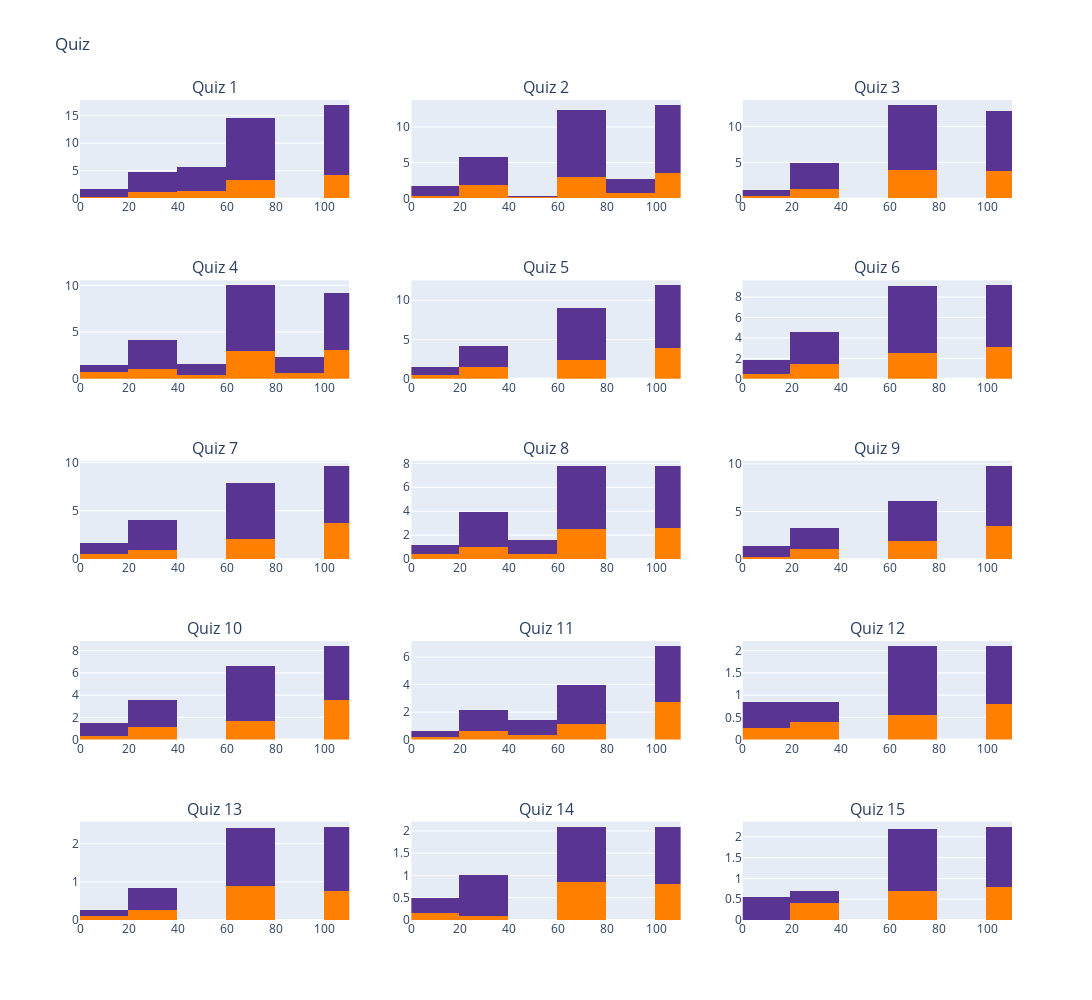

Here is the notebook cell this chart was saved with:
### Markdown cell above
### Visualizando Histogramas

### Code cell
plot_quiz_hist(quiz_data=enfermagem, n_rows=5, n_cols=3)

### Figure 1 — Plotly figure (JSON) as saved in the notebook; plotly's stock layout.template omitted (floating-point values rounded to 4 significant figures; data arrays with more than 128 entries replaced by an {"elided": "..."} marker saying what was removed)
{"data": [{"histnorm": "density", "marker": {"color": "#FF7F00"}, "name": "Quiz 1", "nbinsx": 10, "type": "histogram", "x": {"elided": "208 int values"}, "xaxis": "x", "yaxis": "y"}, {"histnorm": "density", "marker": {"color": "#593493"}, "name": "Quiz 1 D", "nbinsx": 10, "type": "histogram", "x": {"elided": "661 int values"}, "xaxis": "x", "yaxis": "y"}, {"histnorm": "density", "marker": {"color": "#FF7F00"}, "name": "Quiz 2", "nbinsx": 10, "type": "histogram", "x": {"elided": "194 int values"}, "xaxis": "x2", "yaxis": "y2"}, {"histnorm": "density", "marker": {"color": "#593493"}, "name": "Quiz 2 D", "nbinsx": 10, "type": "histogram", "x": {"elided": "530 int values"}, "xaxis": "x2", "yaxis": "y2"}, {"histnorm": "density", "marker": {"color": "#FF7F00"}, "name": "Quiz 3", "nbinsx": 10, "type": "histogram", "x": {"elided": "185 int values"}, "xaxis": "x3", "yaxis": "y3"}, {"histnorm": "density", "marker": {"color": "#593493"}, "name": "Quiz 3 D", "nbinsx": 10, "type": "histogram", "x": {"elided": "439 int values"}, "xaxis": "x3", "yaxis": "y3"}, {"histnorm": "density", "marker": {"color": "#FF7F00"}, "name": "Quiz 4", "nbinsx": 10, "type": "histogram", "x": {"elided": "177 int values"}, "xaxis": "x4", "yaxis": "y4"}, {"histnorm": "density", "marker": {"color": "#593493"}, "name": "Quiz 4 D", "nbinsx": 10, "type": "histogram", "x": {"elided": "399 int values"}, "xaxis": "x4", "yaxis": "y4"}, {"histnorm": "density", "marker": {"color": "#FF7F00"}, "name": "Quiz 5", "nbinsx": 10, "type": "histogram", "x": {"elided": "165 int values"}, "xaxis": "x5", "yaxis": "y5"}, {"histnorm": "density", "marker": {"color": "#593493"}, "name": "Quiz 5 D", "nbinsx": 10, "type": "histogram", "x": {"elided": "367 int values"}, "xaxis": "x5", "yaxis": "y5"}, {"histnorm": "density", "marker": {"color": "#FF7F00"}, "name": "Quiz 6", "nbinsx": 10, "type": "histogram", "x": {"elided": "152 int values"}, "xaxis": "x6", "yaxis": "y6"}, {"histnorm": "density", "marker": {"color": "#593493"}, "name": "Quiz 6 D", "nbinsx": 10, "type": "histogram", "x": {"elided": "339 int values"}, "xaxis": "x6", "yaxis": "y6"}, {"histnorm": "density", "marker": {"color": "#FF7F00"}, "name": "Quiz 7", "nbinsx": 10, "type": "histogram", "x": {"elided": "146 int values"}, "xaxis": "x7", "yaxis": "y7"}, {"histnorm": "density", "marker": {"color": "#593493"}, "name": "Quiz 7 D", "nbinsx": 10, "type": "histogram", "x": {"elided": "319 int values"}, "xaxis": "x7", "yaxis": "y7"}, {"histnorm": "density", "marker": {"color": "#FF7F00"}, "name": "Quiz 8", "nbinsx": 10, "type": "histogram", "x": {"elided": "141 int values"}, "xaxis": "x8", "yaxis": "y8"}, {"histnorm": "density", "marker": {"color": "#593493"}, "name": "Quiz 8 D", "nbinsx": 10, "type": "histogram", "x": {"elided": "305 int values"}, "xaxis": "x8", "yaxis": "y8"}, {"histnorm": "density", "marker": {"color": "#FF7F00"}, "name": "Quiz 9", "nbinsx": 10, "type": "histogram", "x": {"elided": "134 int values"}, "xaxis": "x9", "yaxis": "y9"}, {"histnorm": "density", "marker": {"color": "#593493"}, "name": "Quiz 9 D", "nbinsx": 10, "type": "histogram", "x": {"elided": "279 int values"}, "xaxis": "x9", "yaxis": "y9"}, {"histnorm": "density", "marker": {"color": "#FF7F00"}, "name": "Quiz 10", "nbinsx": 10, "type": "histogram", "x": {"elided": "133 int values"}, "xaxis": "x10", "yaxis": "y10"}, {"histnorm": "density", "marker": {"color": "#593493"}, "name": "Quiz 10 D", "nbinsx": 10, "type": "histogram", "x": {"elided": "267 int values"}, "xaxis": "x10", "yaxis": "y10"}, {"histnorm": "density", "marker": {"color": "#FF7F00"}, "name": "Quiz 11", "nbinsx": 10, "type": "histogram", "x": [100, 33, 100, 100, 100, 100, 100, 100, 100, 100, 0, 100, 100, 50, 100, 100, 66, 100, 100, 100, 100, 100, 100, 100, 66, 75, 100, 50, 66, 100, 50, 33, 100, 100, 33, 50, 100, 66, 100, 100, 100, 100, 33, 100, 100, 100, 75, 100, 100, 100, 66, 100, 100, 100, 100, 75, 100, 50, 66, 100, 100, 100, 75, 100, 75, 66, 100, 100, 75, 100, 75, 0, 25, 66, 25, 100, 66, 33, 50, 66, 33, 25, 0, 33, 25, 0, 75, 100, 33, 66, 33, 100, 75, 100, 66, 100, 100, 100, 75, 100], "xaxis": "x11", "yaxis": "y11"}, {"histnorm": "density", "marker": {"color": "#593493"}, "name": "Quiz 11 D", "nbinsx": 10, "type": "histogram", "x": {"elided": "199 int values"}, "xaxis": "x11", "yaxis": "y11"}, {"histnorm": "density", "marker": {"color": "#FF7F00"}, "name": "Quiz 12", "nbinsx": 10, "type": "histogram", "x": [100, 100, 100, 100, 100, 100, 0, 100, 100, 100, 100, 66, 100, 66, 33, 33, 66, 66, 66, 33, 66, 0, 33, 0, 66, 100, 66, 0, 66, 33, 66, 66, 100, 33, 100, 33, 100, 100, 0, 33], "xaxis": "x12", "yaxis": "y12"}, {"histnorm": "density", "marker": {"color": "#593493"}, "name": "Quiz 12 D", "nbinsx": 10, "type": "histogram", "x": [100, 100, 0, 33, 100, 100, 33, 66, 66, 100, 0, 100, 66, 100, 66, 33, 66, 33, 66, 0, 100, 66, 66, 100, 0, 100, 66, 66, 33, 66, 100, 0, 100, 66, 100, 66, 33, 66, 66, 100, 66, 33, 66, 66, 66, 66, 100, 66, 66, 66, 66, 66, 0, 100, 100, 0, 100, 66, 66, 66, 100, 66, 100, 100, 100, 100, 33, 0, 66, 100, 100, 0, 0, 0, 0, 100, 66, 33], "xaxis": "x12", "yaxis": "y12"}, {"histnorm": "density", "marker": {"color": "#FF7F00"}, "name": "Quiz 13", "nbinsx": 10, "type": "histogram", "x": [66, 33, 100, 100, 66, 100, 0, 100, 100, 66, 100, 100, 66, 100, 66, 100, 0, 66, 100, 66, 66, 33, 66, 66, 66, 100, 33, 66, 66, 100, 100, 66, 66, 33, 66, 100, 33, 66, 66, 100], "xaxis": "x13", "yaxis": "y13"}, {"histnorm": "density", "marker": {"color": "#593493"}, "name": "Quiz 13 D", "nbinsx": 10, "type": "histogram", "x": [66, 66, 66, 66, 100, 100, 66, 100, 66, 66, 100, 0, 0, 66, 100, 66, 100, 33, 66, 66, 100, 33, 100, 66, 66, 66, 100, 100, 33, 100, 100, 66, 66, 33, 100, 66, 100, 66, 66, 66, 100, 100, 66, 100, 100, 33, 100, 100, 33, 66, 66, 66, 33, 100, 100, 33, 100, 66, 100, 100, 100, 0, 33, 100, 33, 66, 66, 33, 100, 100, 66, 100, 66, 33, 100, 100, 100, 66, 100], "xaxis": "x13", "yaxis": "y13"}, {"histnorm": "density", "marker": {"color": "#FF7F00"}, "name": "Quiz 14", "nbinsx": 10, "type": "histogram", "x": [0, 66, 66, 66, 66, 66, 66, 66, 100, 100, 33, 66, 66, 100, 100, 100, 66, 33, 66, 66, 100, 0, 100, 100, 100, 66, 66, 100, 66, 100, 100, 0, 100, 66, 100, 100, 100, 66], "xaxis": "x14", "yaxis": "y14"}, {"histnorm": "density", "marker": {"color": "#593493"}, "name": "Quiz 14 D", "nbinsx": 10, "type": "histogram", "x": [100, 66, 66, 100, 100, 66, 33, 66, 100, 66, 66, 100, 100, 33, 66, 100, 66, 100, 100, 66, 33, 100, 0, 0, 66, 100, 100, 33, 0, 100, 66, 100, 66, 33, 33, 100, 66, 100, 33, 100, 100, 33, 100, 66, 33, 66, 33, 33, 66, 100, 33, 33, 66, 66, 66, 66, 0, 100, 0, 0, 100, 66, 66, 0, 33, 66, 33, 33, 100, 66, 100, 100, 33, 33, 100, 66], "xaxis": "x14", "yaxis": "y14"}, {"histnorm": "density", "marker": {"color": "#FF7F00"}, "name": "Quiz 15", "nbinsx": 10, "type": "histogram", "x": [100, 33, 66, 100, 33, 100, 100, 100, 100, 66, 66, 100, 100, 66, 66, 66, 100, 100, 100, 33, 66, 66, 100, 66, 66, 100, 100, 66, 33, 33, 33, 100, 66, 66, 66, 33, 100, 33], "xaxis": "x15", "yaxis": "y15"}, {"histnorm": "density", "marker": {"color": "#593493"}, "name": "Quiz 15 D", "nbinsx": 10, "type": "histogram", "x": [100, 66, 100, 66, 66, 33, 66, 66, 100, 100, 66, 100, 100, 66, 100, 100, 33, 100, 0, 66, 100, 100, 100, 66, 66, 100, 66, 66, 66, 100, 100, 100, 66, 100, 100, 100, 100, 100, 100, 66, 0, 66, 0, 66, 100, 66, 0, 0, 66, 66, 100, 100, 66, 100, 66, 33, 0, 100, 66, 100, 33, 0, 66, 0, 66, 66, 66, 66, 33, 66, 66, 0, 0, 100, 0, 33], "xaxis": "x15", "yaxis": "y15"}], "layout": {"annotations": [{"font": {"size": 16}, "showarrow": false, "text": "Quiz 1", "x": 0.1444, "xanchor": "center", "xref": "paper", "y": 1, "yanchor": "bottom", "yref": "paper"}, {"font": {"size": 16}, "showarrow": false, "text": "Quiz 2", "x": 0.5, "xanchor": "center", "xref": "paper", "y": 1, "yanchor": "bottom", "yref": "paper"}, {"font": {"size": 16}, "showarrow": false, "text": "Quiz 3", "x": 0.8556, "xanchor": "center", "xref": "paper", "y": 1, "yanchor": "bottom", "yref": "paper"}, {"font": {"size": 16}, "showarrow": false, "text": "Quiz 4", "x": 0.1444, "xanchor": "center", "xref": "paper", "y": 0.78, "yanchor": "bottom", "yref": "paper"}, {"font": {"size": 16}, "showarrow": false, "text": "Quiz 5", "x": 0.5, "xanchor": "center", "xref": "paper", "y": 0.78, "yanchor": "bottom", "yref": "paper"}, {"font": {"size": 16}, "showarrow": false, "text": "Quiz 6", "x": 0.8556, "xanchor": "center", "xref": "paper", "y": 0.78, "yanchor": "bottom", "yref": "paper"}, {"font": {"size": 16}, "showarrow": false, "text": "Quiz 7", "x": 0.1444, "xanchor": "center", "xref": "paper", "y": 0.56, "yanchor": "bottom", "yref": "paper"}, {"font": {"size": 16}, "showarrow": false, "text": "Quiz 8", "x": 0.5, "xanchor": "center", "xref": "paper", "y": 0.56, "yanchor": "bottom", "yref": "paper"}, {"font": {"size": 16}, "showarrow": false, "text": "Quiz 9", "x": 0.8556, "xanchor": "center", "xref": "paper", "y": 0.56, "yanchor": "bottom", "yref": "paper"}, {"font": {"size": 16}, "showarrow": false, "text": "Quiz 10", "x": 0.1444, "xanchor": "center", "xref": "paper", "y": 0.34, "yanchor": "bottom", "yref": "paper"}, {"font": {"size": 16}, "showarrow": false, "text": "Quiz 11", "x": 0.5, "xanchor": "center", "xref": "paper", "y": 0.34, "yanchor": "bottom", "yref": "paper"}, {"font": {"size": 16}, "showarrow": false, "text": "Quiz 12", "x": 0.8556, "xanchor": "center", "xref": "paper", "y": 0.34, "yanchor": "bottom", "yref": "paper"}, {"font": {"size": 16}, "showarrow": false, "text": "Quiz 13", "x": 0.1444, "xanchor": "center", "xref": "paper", "y": 0.12, "yanchor": "bottom", "yref": "paper"}, {"font": {"size": 16}, "showarrow": false, "text": "Quiz 14", "x": 0.5, "xanchor": "center", "xref": "paper", "y": 0.12, "yanchor": "bottom", "yref": "paper"}, {"font": {"size": 16}, "showarrow": false, "text": "Quiz 15", "x": 0.8556, "xanchor": "center", "xref": "paper", "y": 0.12, "yanchor": "bottom", "yref": "paper"}], "barmode": "stack", "height": 1000, "showlegend": false, "title": {"text": "Quiz"}, "width": 1250, "xaxis": {"anchor": "y", "domain": [0, 0.2889], "dtick": 20, "range": [0, 110], "tick0": 0}, "xaxis10": {"anchor": "y10", "domain": [0, 0.2889], "dtick": 20, "range": [0, 110], "tick0": 0}, "xaxis11": {"anchor": "y11", "domain": [0.3556, 0.6444], "dtick": 20, "range": [0, 110], "tick0": 0}, "xaxis12": {"anchor": "y12", "domain": [0.7111, 1], "dtick": 20, "range": [0, 110], "tick0": 0}, "xaxis13": {"anchor": "y13", "domain": [0, 0.2889], "dtick": 20, "range": [0, 110], "tick0": 0}, "xaxis14": {"anchor": "y14", "domain": [0.3556, 0.6444], "dtick": 20, "range": [0, 110], "tick0": 0}, "xaxis15": {"anchor": "y15", "domain": [0.7111, 1], "dtick": 20, "range": [0, 110], "tick0": 0}, "xaxis2": {"anchor": "y2", "domain": [0.3556, 0.6444], "dtick": 20, "range": [0, 110], "tick0": 0}, "xaxis3": {"anchor": "y3", "domain": [0.7111, 1], "dtick": 20, "range": [0, 110], "tick0": 0}, "xaxis4": {"anchor": "y4", "domain": [0, 0.2889], "dtick": 20, "range": [0, 110], "tick0": 0}, "xaxis5": {"anchor": "y5", "domain": [0.3556, 0.6444], "dtick": 20, "range": [0, 110], "tick0": 0}, "xaxis6": {"anchor": "y6", "domain": [0.7111, 1], "dtick": 20, "range": [0, 110], "tick0": 0}, "xaxis7": {"anchor": "y7", "domain": [0, 0.2889], "dtick": 20, "range": [0, 110], "tick0": 0}, "xaxis8": {"anchor": "y8", "domain": [0.3556, 0.6444], "dtick": 20, "range": [0, 110], "tick0": 0}, "xaxis9": {"anchor": "y9", "domain": [0.7111, 1], "dtick": 20, "range": [0, 110], "tick0": 0}, "yaxis": {"anchor": "x", "domain": [0.88, 1]}, "yaxis10": {"anchor": "x10", "domain": [0.22, 0.34]}, "yaxis11": {"anchor": "x11", "domain": [0.22, 0.34]}, "yaxis12": {"anchor": "x12", "domain": [0.22, 0.34]}, "yaxis13": {"anchor": "x13", "domain": [0, 0.12]}, "yaxis14": {"anchor": "x14", "domain": [0, 0.12]}, "yaxis15": {"anchor": "x15", "domain": [0, 0.12]}, "yaxis2": {"anchor": "x2", "domain": [0.88, 1]}, "yaxis3": {"anchor": "x3", "domain": [0.88, 1]}, "yaxis4": {"anchor": "x4", "domain": [0.66, 0.78]}, "yaxis5": {"anchor": "x5", "domain": [0.66, 0.78]}, "yaxis6": {"anchor": "x6", "domain": [0.66, 0.78]}, "yaxis7": {"anchor": "x7", "domain": [0.44, 0.56]}, "yaxis8": {"anchor": "x8", "domain": [0.44, 0.56]}, "yaxis9": {"anchor": "x9", "domain": [0.44, 0.56]}}}
